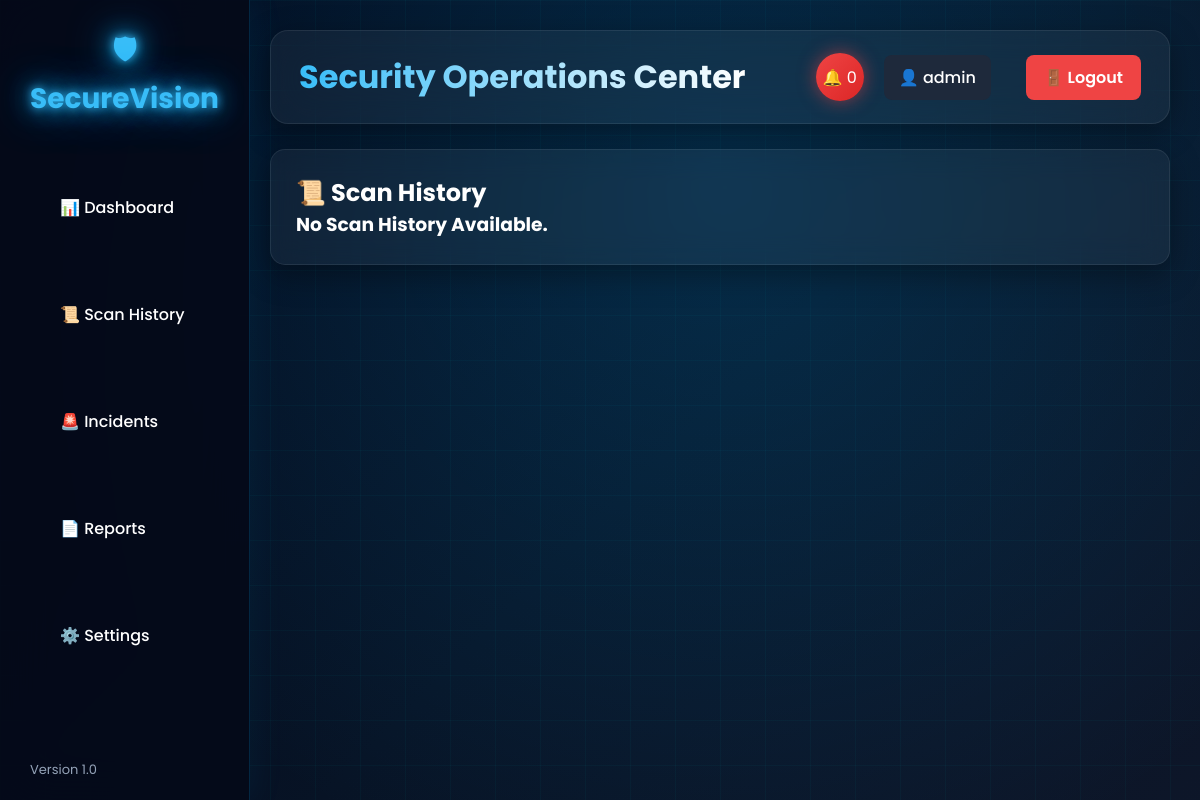
Before: /history (signed in) with the older database file.
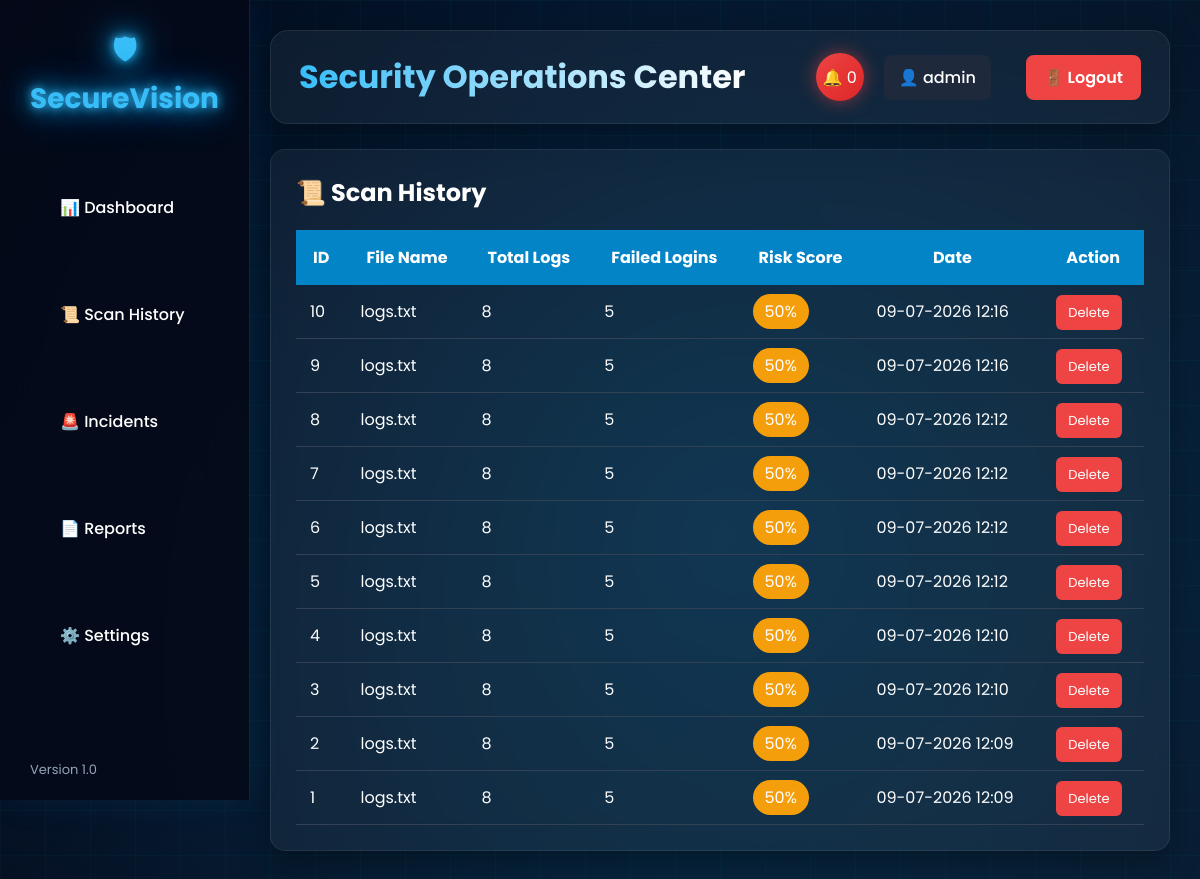
After: the same page with the newer database file.
### database.py (models this page shows)
class ScanHistory(db.Model):
    id = db.Column(db.Integer, primary_key=True)
    filename = db.Column(db.String(200), nullable=False)
    total_logs = db.Column(db.Integer)
    failed_logins = db.Column(db.Integer)
    risk_score = db.Column(db.Integer)
    created_at = db.Column(
        db.DateTime,
        default=datetime.utcnow
    )

### app.py (the view)
@app.route("/history")
def history():
    if "user" not in session:
        return redirect(url_for("login"))
    scans = ScanHistory.query.order_by(
        ScanHistory.created_at.desc()
    ).all()
    return render_template(
        "history.html",
        scans=scans,
        critical=0
    )

### templates/history.html
{% extends "base.html" %}
{% block content %}
<div class="table-box">
<h2>📜 Scan History</h2>
{% if scans %}
<table>
<thead>
<tr>
<th>ID</th>
<th>File Name</th>
<th>Total Logs</th>
<th>Failed Logins</th>
<th>Risk Score</th>
<th>Date</th>
<th>Action</th>
</tr>
</thead>
<tbody>
{% for scan in scans %}
<tr>
<td>{{ scan.id }}</td>
<td>{{ scan.filename }}</td>
<td>{{ scan.total_logs }}</td>
<td>{{ scan.failed_logins }}</td>
<td>
{% if scan.risk_score >= 70 %}
<span class="critical">{{ scan.risk_score }}%</span>
{% elif scan.risk_score >= 40 %}
<span class="medium">{{ scan.risk_score }}%</span>
{% else %}
<span class="low">{{ scan.risk_score }}%</span>
{% endif %}
</td>
<td>
{{ scan.created_at.strftime("%d-%m-%Y %H:%M") }}
</td>
<td>
<a href="/delete-scan/{{ scan.id }}"
class="delete-btn">
Delete
</a>
</td>
</tr>
{% endfor %}
</tbody>
</table>
{% else %}
<h3>No Scan History Available.</h3>
{% endif %}
</div>
{% endblock %}

### templates/base.html (shortened to what this page needs)
<!DOCTYPE html>
<html lang="en">
<head>
    <link rel="stylesheet" href="{{ url_for('static', filename='style.css') }}">
</head>
<body>
    <div class="sidebar">
        <h2>🛡 SecureVision</h2>
        <ul>
            <li>
                <a href="/" class="menu-link">
                    📊 Dashboard
                </a>
            </li>
            <li>
                <a href="/history" class="menu-link">
                    📜 Scan History
                </a>
            </li>
            <li>
                <a href="#" class="menu-link">
                    🚨 Incidents
                </a>
            </li>
            <li>
                <a href="#" class="menu-link">
                    📄 Reports
                </a>
            </li>
            <li>
                <a href="#" class="menu-link">
                    ⚙️ Settings
                </a>
            </li>
        </ul>
        <div class="sidebar-footer">
            <p>Version 1.0</p>
        </div>
    </div>
    <div class="main">
        <div class="topbar">
            <h1>Security Operations Center</h1>
            <div class="top-right">
                <div class="notification">
                    🔔 {{ critical }}
                </div>
                <div class="user">
                    👤 {{ session.get("user","Guest") }}
                </div>
                <a href="{{ url_for('logout') }}" class="logout-btn">
                    🚪 Logout
                </a>
            </div>
        </div>
        {% block content %}
        {% endblock %}
    </div>
</body>
</html>

### static/style.css (style rules this page uses)
* { margin:0; padding:0; box-sizing:border-box; font-family:Poppins,sans-serif; }
body { margin:0; padding:0; display:flex; overflow-x:hidden; color:#fff; font-family:'Poppins',sans-serif; background: radial-gradient(circle at 20% 20%,rgba(0,174,255,.18),transparent 25%), radial-gradient(circle at 80% 70%,rgba(0,255,170,.10),transparent 30%), linear-gradient(135deg,#020617,#071325,#0f172a,#111827,#1e293b); background-size:300% 300%; animation:bgAnimation 18s ease infinite; position:relative; }
body::before { content:""; position:fixed; left:0; top:0; width:100%; height:100%; background-image: linear-gradient(rgba(0,255,255,.03) 1px,transparent 1px), linear-gradient(90deg,rgba(0,255,255,.03) 1px,transparent 1px); background-size:45px 45px; pointer-events:none; animation:gridMove 10s linear infinite; }
.sidebar { width:250px; height:100vh; position:fixed; background:rgba(5,10,25,.88); backdrop-filter:blur(25px); border-right:1px solid rgba(0,174,255,.18); box-shadow: 0 0 35px rgba(0,174,255,.08); padding:30px; z-index:999; }
.sidebar h2 { font-size:28px; font-weight:700; color:#38bdf8; text-align:center; margin-bottom:45px; text-shadow: 0 0 10px #38bdf8, 0 0 25px #0ea5e9, 0 0 45px #0284c7; animation:logoGlow 3s infinite alternate; }
.sidebar ul { list-style:none; }
.sidebar li { padding:15px; margin-bottom:12px; border-radius:8px; cursor:pointer; transition:.3s; }
.main { margin-left:240px; width:100%; padding:30px; }
.topbar { display:flex; justify-content:space-between; align-items:center; padding:22px 28px; border-radius:18px; margin-bottom:25px; background:rgba(255,255,255,.05); backdrop-filter:blur(20px); border:1px solid rgba(255,255,255,.08); box-shadow: 0 8px 30px rgba(0,0,0,.35); }
.topbar h1 { font-size:32px; font-weight:700; background:linear-gradient(90deg,#38bdf8,#ffffff,#38bdf8); background-size:200%; -webkit-background-clip:text; -webkit-text-fill-color:transparent; animation:titleMove 5s linear infinite; }
.user { background:#1e293b; padding:12px 20px; border-radius:30px; }
.table-box { background:#1e293b; padding:25px; border-radius:15px; background:rgba(255,255,255,.05); backdrop-filter:blur(14px); -webkit-backdrop-filter:blur(14px); border:1px solid rgba(255,255,255,.08); box-shadow: 0 10px 30px rgba(0,0,0,.35); }
table { width:100%; margin-top:20px; border-collapse:collapse; }
th { background:#0284c7; padding:15px; }
td { padding:14px; border-bottom:1px solid #334155; }
.medium { background:#f59e0b; padding:6px 12px; border-radius:20px; }
.top-right { display:flex; gap:20px; align-items:center; }
.notification { width:48px; height:48px; border-radius:50%; display:flex; justify-content:center; align-items:center; background:linear-gradient(135deg,#ef4444,#dc2626); box-shadow: 0 0 18px rgba(239,68,68,.55); animation:pulseBell 2s infinite; }
.logout-btn { background:#ef4444; color:white; padding:10px 18px; border-radius:8px; text-decoration:none; font-weight:600; transition:.3s; margin-left:15px; }
.user { background:#1e293b; padding:10px 15px; border-radius:8px; color:white; font-weight:500; }
.sidebar-footer { position:absolute; bottom:20px; left:30px; color:#94a3b8; font-size:13px; }
.menu-link { display:block; padding:15px; margin-bottom:10px; border-radius:12px; text-decoration:none; color:white; transition:.35s; font-weight:500; }
.delete-btn { background:#ef4444; padding:8px 12px; color:white; border-radius:6px; text-decoration:none; font-size:13px; }

Changed rows visible on the page:
added ScanHistory: id "10", filename "logs.txt", total_logs "8", failed_logins "5", risk_score "50", created_at "09-07-2026 12:16"
added ScanHistory: id "9", filename "logs.txt", total_logs "8", failed_logins "5", risk_score "50", created_at "09-07-2026 12:16"
added ScanHistory: id "8", filename "logs.txt", total_logs "8", failed_logins "5", risk_score "50", created_at "09-07-2026 12:12"
added ScanHistory: id "7", filename "logs.txt", total_logs "8", failed_logins "5", risk_score "50", created_at "09-07-2026 12:12"
added ScanHistory: id "6", filename "logs.txt", total_logs "8", failed_logins "5", risk_score "50", created_at "09-07-2026 12:12"
added ScanHistory: id "5", filename "logs.txt", total_logs "8", failed_logins "5", risk_score "50", created_at "09-07-2026 12:12"
added ScanHistory: id "4", filename "logs.txt", total_logs "8", failed_logins "5", risk_score "50", created_at "09-07-2026 12:10"
added ScanHistory: id "3", filename "logs.txt", total_logs "8", failed_logins "5", risk_score "50", created_at "09-07-2026 12:10"
added ScanHistory: id "2", filename "logs.txt", total_logs "8", failed_logins "5", risk_score "50", created_at "09-07-2026 12:09"
added ScanHistory: id "1", filename "logs.txt", total_logs "8", failed_logins "5", risk_score "50", created_at "09-07-2026 12:09"
Other visible differences:
text no longer shown: "No Scan History Available."
text now shown: "ID File Name Total Logs Failed Logins Risk Score Date Action"
